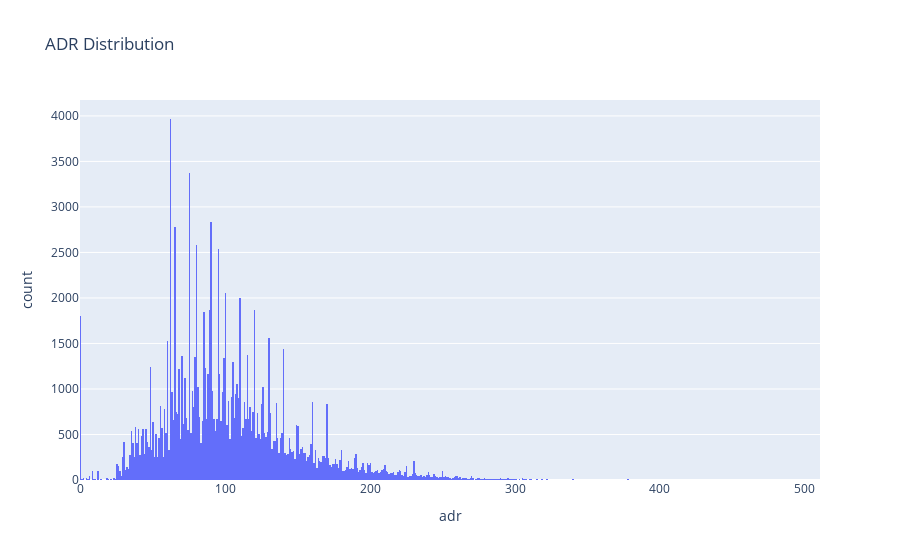

Here is the notebook cell this chart was saved with:
### Code cell
# from the histogram below we can see that the highest frequency of adr is where adr is around 61.5 - 62.49

fig = px.histogram(df, x="adr",
                  title = 'ADR Distribution'
                  )
fig.show()

### Figure 1 — Plotly figure (JSON) as saved in the notebook; plotly's stock layout.template omitted (floating-point values rounded to 4 significant figures; data arrays with more than 128 entries replaced by an {"elided": "..."} marker saying what was removed)
{"data": [{"alignmentgroup": "True", "bingroup": "x", "hovertemplate": "adr=%{x}<br>count=%{y}<extra></extra>", "legendgroup": "", "marker": {"color": "#636efa", "pattern": {"shape": ""}}, "name": "", "offsetgroup": "", "orientation": "v", "showlegend": false, "type": "histogram", "x": {"elided": "118985 float values"}, "xaxis": "x", "yaxis": "y"}], "layout": {"barmode": "relative", "legend": {"tracegroupgap": 0}, "title": {"text": "ADR Distribution"}, "xaxis": {"anchor": "y", "domain": [0, 1], "title": {"text": "adr"}}, "yaxis": {"anchor": "x", "domain": [0, 1], "title": {"text": "count"}}}}
